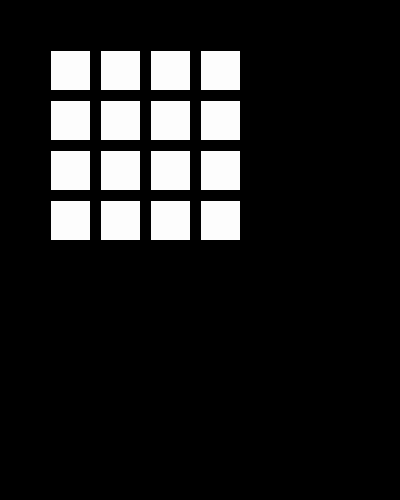
Frame 1 (no input)
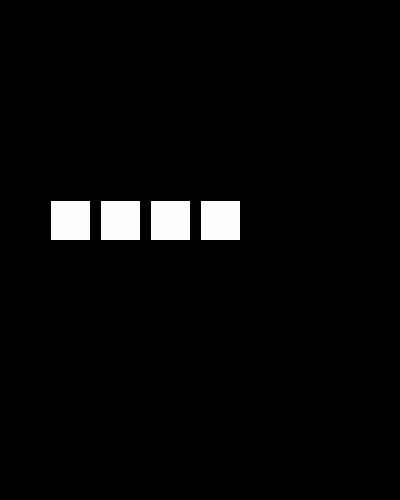
Frame 60 (the mouse pressed at the canvas centre just before this capture)
Frame 120 (the mouse held since frame 60 and released just before this capture): identical to frame 60, image omitted

The Processing sketch that drew these frames (run headless with seeded random() and noise(); from frame 60 on, the mouse is pressed at the canvas centre):

// Processing sketch: Simulator
// ── Simulator.pde
int XRES = 4;
int YRES = 8;
int RECT_SIZE = 40;
int RECT_SIZE2 = RECT_SIZE + 10;
int OFS = 50;
int buffer[] = new int[XRES*YRES];

int mode = 0;
ColorSet cs, csColor, csWhite;
int frames=0;

void setup() {
  size(400, 500);
  background(0);
  frameRate(20);
  smooth();

  csColor = new ColorSet("AIDA", new int[] { 
    color(255, 0, 0), color(128, 0, 128), color(0, 0, 255), color(128, 0, 128) });
  csWhite = new ColorSet("BW", new int[] { 
    color(0, 0, 0), color(255, 255, 255) });
  cs = csWhite;
}


void draw() {
  background(0);

  generateBuffer();

  int ofs=0;
  for (int y=0; y<YRES; y++) {
    for (int x=0; x<XRES; x++) {
      fill(cs.getSmoothColor(buffer[ofs++]));
      rect(OFS+x*RECT_SIZE2, OFS+y*RECT_SIZE2, RECT_SIZE, RECT_SIZE);
    }
  }
  
  frames++;
  frames++;
}


void generateBuffer() {
  int ofs=0;

  switch (mode) {
  case 0:
    int cnt = (frames/2)%4;
    
    for (int y=0; y<YRES/2; y++) {      
      for (int x=0; x<XRES; x++) {
        if (cnt>y) {
          buffer[ofs++] = 0;
        } else {
          buffer[ofs++] = 128;
        }
      }
    }
    
    cs = csWhite;
    break;
    
  case 1:
    int col=0;
    for (int y=0; y<YRES; y++) {      
      for (int x=0; x<XRES; x++) {
        buffer[ofs++] = (col+frames)%255;
      }
      col += 8;
    }
    cs = csColor;
    break;
  case 2:
    int n = frames%255;
    buffer[0] = n+8;
    buffer[1] = n+88;    
    buffer[2] = n+144;
    buffer[3] = n+48;    
    buffer[4] = n+180;
    buffer[5] = n+244;    
    buffer[6] = n+24;
    buffer[7] = n+136;    
    buffer[8] = n+172;
    buffer[9] = n+16;    
    buffer[10] = n+228;
    buffer[11] = n+112;    
    buffer[12] = n+80;
    buffer[13] = n+204;    
    buffer[14] = n+152;
    buffer[15] = n+56;    
    buffer[16] = n+188;
    buffer[17] = n+168;    
    buffer[18] = n+72;
    buffer[19] = n+236;    
    buffer[20] = n+128;
    buffer[21] = n+220;    
    buffer[22] = n+32;
    buffer[23] = n+80;    
    buffer[24] = n+40;
    buffer[25] = n+252;    
    buffer[26] = n+104;
    buffer[27] = n+64;    
    buffer[28] = n+196;
    buffer[29] = n+212;    
    buffer[30] = n+120;    
    buffer[31] = n+160;
    cs = csColor;
    break;
  }
}



void keyPressed() {
  if (key != 'm') {
    return;
  }
  mode++;
  if (mode>2) {
    mode=0;
  }
}



// ── Colorset.pde
private static int staticId = 0;
public class ColorSet {

  private String name;

  private int id;

  private int[] colors;
  
  private int boarderCount;

  public ColorSet(String name, int[] colors) {
    this.name = name;
    this.id = staticId++;
    this.colors = colors.clone();
    this.boarderCount = 255 / colors.length;
  }

  public String getName() {
    return name;
  }

  public int getId() {
    return id;
  }

  public int getRandomColor() {
    int rnd = int(random(colors.length));    
    return this.colors[rnd];
  }

  color getSmoothColor(int pos) {
    pos %= 255;
    int ofs=0;
    while (pos > boarderCount) {
      pos -= boarderCount;
      ofs++;
    }
    
    ofs %= colors.length;
    int targetOfs = (ofs+1)%colors.length;
    //println("ofs:"+ofs+" targetofs:"+targetOfs+" pos:"+pos+" colors.length: "+colors.length);    
    return calcSmoothColor(colors[targetOfs], colors[ofs], pos);
  }
  
  
  private color calcSmoothColor(int col1, int col2, int pos) {
    int b= col1&255;
    int g=(col1>>8)&255;
    int r=(col1>>16)&255;
    int b2= col2&255;
    int g2=(col2>>8)&255;
    int r2=(col2>>16)&255;

    int mul=pos*colors.length;
    int oppisiteColor = 255-mul;
    r=(r*mul)/255;
    g=(g*mul)/255;
    b=(b*mul)/255;
    r+=(r2*oppisiteColor)/255;
    g+=(g2*oppisiteColor)/255;
    b+=(b2*oppisiteColor)/255;

    return color(r, g, b);
  }
  
}
